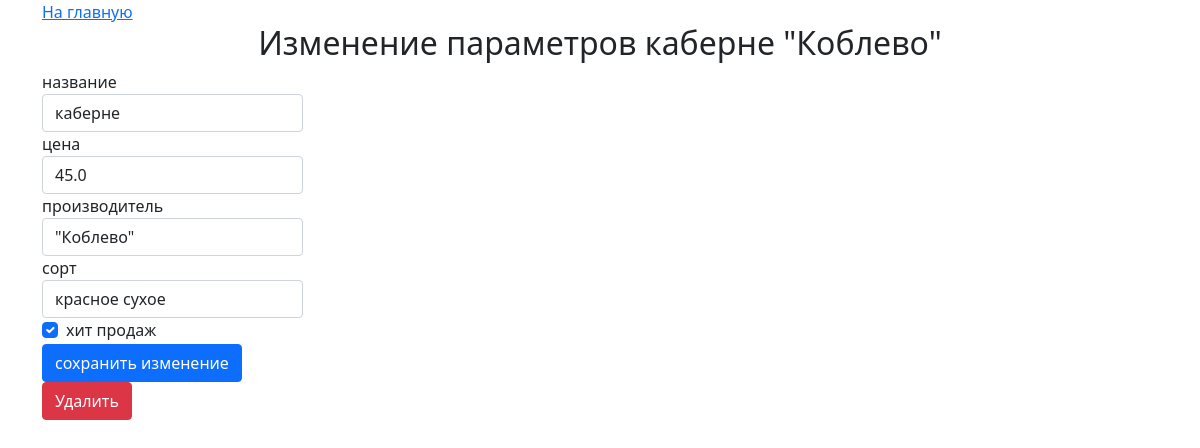
Page /config/1 on the committed database.
### app.py (models this page shows, shortened)
class Vine(db.Model):
    __tablename__ = 'VINES'
    id = db.Column(db.Integer, primary_key=True)
    name = db.Column(db.String(80))
    price = db.Column(db.Float)
    sort_id = db.Column(db.Integer, db.ForeignKey('SORTS.id'))
    sort = db.relationship('Sort', backref=db.backref('vines'))
    producer_id = db.Column(db.Integer, db.ForeignKey('PRODUCERS.id'))
    producer = db.relationship('Producer', backref=db.backref('vines'))
    bestseller = db.Column(db.Integer, default=0)

class Producer(db.Model):
    __tablename__ = 'PRODUCERS'
    id = db.Column(db.Integer, primary_key=True)
    name = db.Column(db.String(80))
    def __str__(self):
        return f'\"{self.name}\"'

### app.py (the view)
@app.route('/config/<int:vine_id>')
def config(vine_id):
    vine = Vine.query.get(vine_id)
    producers = Producer.query.all()
    sorts = Sort.query.all()
    return render_template('config.html', vine=vine, sorts=sorts, producers=producers,)

### app.py (called while the page is built)
    def __str__(self):
        return self.name

### templates/config.html (shortened to what this page needs)
{% extends 'base.html' %}
{% block header %}
Изменение параметров {{ vine.name }} {{ vine.producer }}
{% endblock %}
{% block content %}
<div class="col-3">
<form method="post" action="{{ url_for('configform', vine_id=vine.id) }}"
      onsubmit="return confirm('Вы уверены?');">
    <div class="form-group">
    <label >название</label>
    <input type="text" class="form-control" value="{{ vine.name }}" name="name">
    </div>
    <div class="form-group">
    <label >цена</label>
    <input type="number" step="0.01" class="form-control" value="{{ vine.price }}" name="price">
    </div>
     <div class="form-group">
    <label>производитель</label>
    <select class="form-control" name="producer_id">
    {% for producer in producers %}
    {% set selected = 'selected' if vine.producer == producer else '' %}
    <option value="{{ producer.id }}" {{ selected }}>{{ producer }}</option>
    {%endfor%}
    </select>
    </div>
    <div class="form-group">
    <label>сорт</label>
    <select class="form-control" name="sort_id">
    {% for sort in sorts %}
    {% set selected = 'selected' if vine.sort == sort else '' %}
    <option value="{{ sort.id }}" {{ selected }}>{{ sort }}</option>
    {%endfor%}
    </select>
    </div>
    <div class="form-check">
    {% set selected = 'checked' if vine.bestseller else '' %}
    <input type="checkbox" class="form-check-input" name="bestseller" {{ selected }}>
    <label class="form-check-label" >хит продаж</label>
    </div>
<button type="submit" class="btn btn-primary">сохранить изменение</button>
</form>
    <a href="{{ url_for('delete', vine_id=vine.id) }}" class="btn btn-danger">Удалить</a>
</div>
{% endblock %}

### rows in the picture
Vine: name "каберне", price "45.0"
Producer: producer "\"Коблево\""

### other values in the picture
form field producer_id "\"Коблево\""
form field sort_id "красное сухое"
